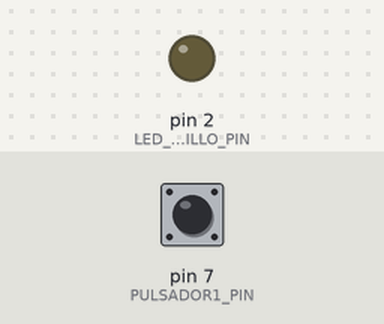
Recording of a sketch running on a simulated Arduino Uno, built with avr-gcc and run on an emulated ATmega328P. On the bench: output pins drawn as LEDs (lit = HIGH). Inputs (shaded band) come from the test bench; at power-on: pin 7 (PULSADOR1_PIN) LOW.

Above: at 1.2 s.
1.3 s: pin 7 (PULSADOR1_PIN) pulled HIGH for 0.15 s
At 1.37 s:
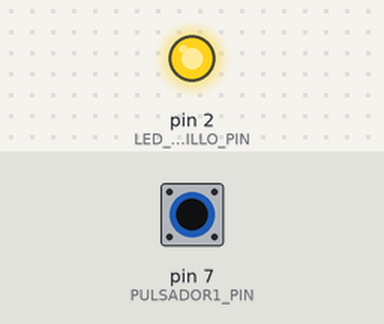
2.9 s: pin 7 (PULSADOR1_PIN) pulled HIGH for 3.2 s
At 6.9 s:
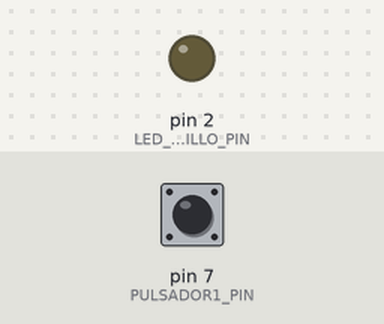
Timing chart, 0 to 8.4 s (numbered marks = the images above; inputs shaded):
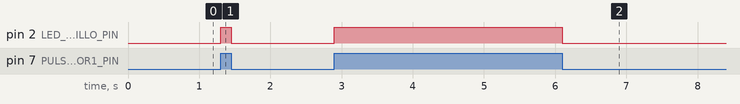

Measured:
- after the input at 1.3 s, pin 2 (LED_AMARILLO_PIN): LOW → HIGH at once, → LOW 0.15 s later
- after the input at 2.9 s, pin 2 (LED_AMARILLO_PIN): LOW → HIGH at once, → LOW 3.2 s later

The sketch:

Ejercicio1.ino
```cpp
// Consigna:
// Conectar:
// - Un pulsador con resistencia de pull_up.
// - Un LED.

// Leer el pulsador, encender el LED mientras el pulsador esta abierto, y apagarlo mientras el pulsador esta cerrado.

// Definicion de pines
#define PULSADOR1_PIN 7
#define LED_AMARILLO_PIN 2

void setup(){
  Serial.begin(115200);

  // Inicializo pines
  pinMode(PULSADOR1_PIN, INPUT);

  pinMode(LED_AMARILLO_PIN, OUTPUT);
  digitalWrite(LED_AMARILLO_PIN, LOW);
}

void loop(){
  if(digitalRead(PULSADOR1_PIN)) {
    digitalWrite(LED_AMARILLO_PIN, HIGH);
  }
  else {
    digitalWrite(LED_AMARILLO_PIN, LOW);
  }
}
```
